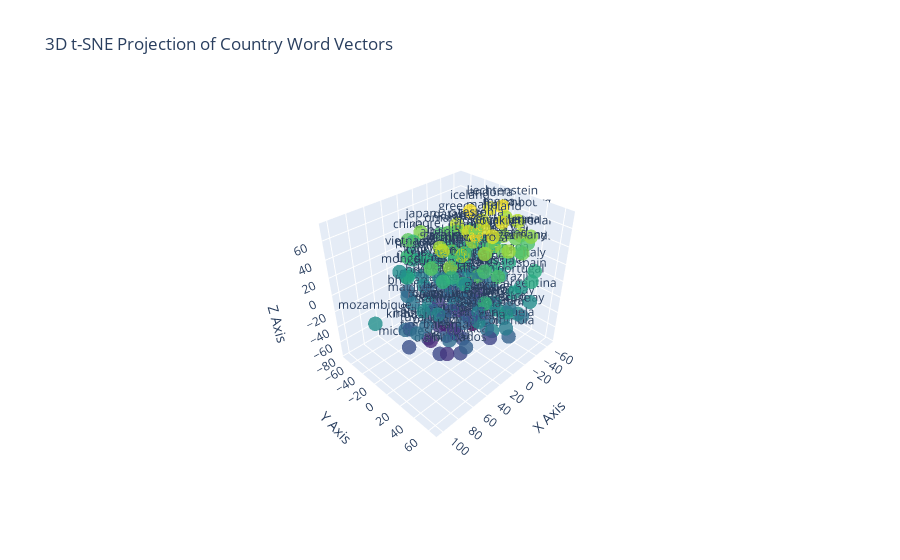

Notebook code for this chart:
### Markdown cell above
Now to offer a different visualisation, let us perform an interactive 3D plot of a variety of countries using Plotly.

### Code cell
from sklearn.manifold import TSNE
import plotly.graph_objects as go

countries = ['afghanistan', 'albania', 'algeria', 'andorra', 'angola', 'argentina', 'armenia', 'australia', 'austria', 'azerbaijan', 'bahamas', 'bahrain', 'bangladesh', 'barbados', 'belarus', 'belgium', 'belize', 'benin', 'bhutan', 'bolivia', 'botswana', 'brazil', 'brunei', 'bulgaria', 'burundi', 'cambodia', 'cameroon', 'canada', 'chad', 'chile', 'china', 'colombia', 'comoros', 'croatia', 'cuba', 'cyprus', 'denmark', 'djibouti', 'dominica', 'ecuador', 'egypt', 'eritrea', 'estonia', 'ethiopia', 'fiji', 'finland', 'france', 'gabon', 'gambia', 'georgia', 'germany', 'ghana', 'greece', 'grenada', 'guatemala', 'guinea', 'guinea-bissau', 'guyana', 'haiti', 'honduras', 'hungary', 'iceland', 'india', 'indonesia', 'iran', 'iraq', 'ireland', 'israel', 'italy', 'jamaica', 'japan', 'jordan', 'kazakhstan', 'kenya', 'kiribati', 'kuwait', 'kyrgyzstan', 'laos', 'latvia', 'lebanon', 'lesotho', 'liberia', 'libya', 'liechtenstein', 'lithuania', 'luxembourg', 'madagascar', 'malawi', 'malaysia', 'maldives', 'mali', 'malta', 'mauritania', 'mauritius', 'mexico', 'micronesia', 'moldova', 'monaco', 'mongolia', 'montenegro', 'morocco', 'mozambique', 'myanmar', 'namibia', 'nauru', 'nepal', 'netherlands', 'nicaragua', 'niger', 'nigeria', 'norway', 'oman', 'pakistan', 'palau', 'panama', 'paraguay', 'peru', 'philippines', 'poland', 'portugal', 'qatar', 'romania', 'russia', 'rwanda', 'samoa', 'senegal', 'serbia', 'seychelles', 'singapore', 'slovakia', 'slovenia', 'somalia', 'spain', 'sudan', 'suriname', 'sweden', 'switzerland', 'syria', 'tajikistan', 'tanzania', 'thailand', 'timor-leste', 'togo', 'tonga', 'tunisia', 'turkey', 'turkmenistan', 'tuvalu', 'uganda', 'ukraine', 'uruguay', 'uzbekistan', 'vanuatu', 'venezuela', 'vietnam', 'yemen', 'zambia', 'zimbabwe']

vectors = np.array([model[country] for country in countries])

# Perform t-SNE to reduce to 3 dimensions
tsne = TSNE(n_components=3, random_state=42)  # Setting a random_state for reproducibility
reduced_vectors = tsne.fit_transform(vectors)

# Plotting the 3D projection

xs = reduced_vectors[:,0]
ys = reduced_vectors[:,1]
zs = reduced_vectors[:,2]

# Create a 3D scatter plot using Plotly
fig = go.Figure(data=[go.Scatter3d(
    x=xs,
    y=ys,
    z=zs,
    text=countries,  # Use country names as hover text
    mode='markers+text',  # Combine markers and text
    marker=dict(
        size=5,  # Marker size
        color=zs,  # Color markers by their z-values for depth effect
        colorscale='Viridis',  # Choose a color scale
        opacity=0.8  # Marker opacity
    ),
    textposition='top center'  # Position the text above the markers
)])

# Update layout for a cleaner look
fig.update_layout(
    scene=dict(
        xaxis_title='X Axis',
        yaxis_title='Y Axis',
        zaxis_title='Z Axis'
    ),
    title="3D t-SNE Projection of Country Word Vectors",
    legend_title="Countries",
    height=600
)

# Show plot
fig.show()

### Figure 1 — Plotly figure (JSON) as saved in the notebook; plotly's stock layout.template omitted (floating-point values rounded to 4 significant figures; data arrays with more than 128 entries replaced by an {"elided": "..."} marker saying what was removed)
{"data": [{"marker": {"color": {"elided": "158 float values"}, "colorscale": [[0, "#440154"], [0.1111, "#482878"], [0.2222, "#3e4989"], [0.3333, "#31688e"], [0.4444, "#26828e"], [0.5556, "#1f9e89"], [0.6667, "#35b779"], [0.7778, "#6ece58"], [0.8889, "#b5de2b"], [1, "#fde725"]], "opacity": 0.8, "size": 5}, "mode": "markers+text", "text": {"elided": "158 str values"}, "textposition": "top center", "type": "scatter3d", "x": {"elided": "158 float values"}, "y": {"elided": "158 float values"}, "z": {"elided": "158 float values"}}], "layout": {"autosize": true, "legend": {"title": {"text": "Countries"}}, "scene": {"aspectmode": "auto", "aspectratio": {"x": 1.117, "y": 0.903, "z": 0.9914}, "camera": {"center": {"x": 0, "y": 0, "z": 0}, "eye": {"x": 1.642, "y": 1.642, "z": 1.642}, "projection": {"type": "perspective"}, "up": {"x": 0, "y": 0, "z": 1}}, "xaxis": {"title": {"text": "X Axis"}, "type": "linear"}, "yaxis": {"title": {"text": "Y Axis"}, "type": "linear"}, "zaxis": {"title": {"text": "Z Axis"}, "type": "linear"}}, "title": {"text": "3D t-SNE Projection of Country Word Vectors"}}}
